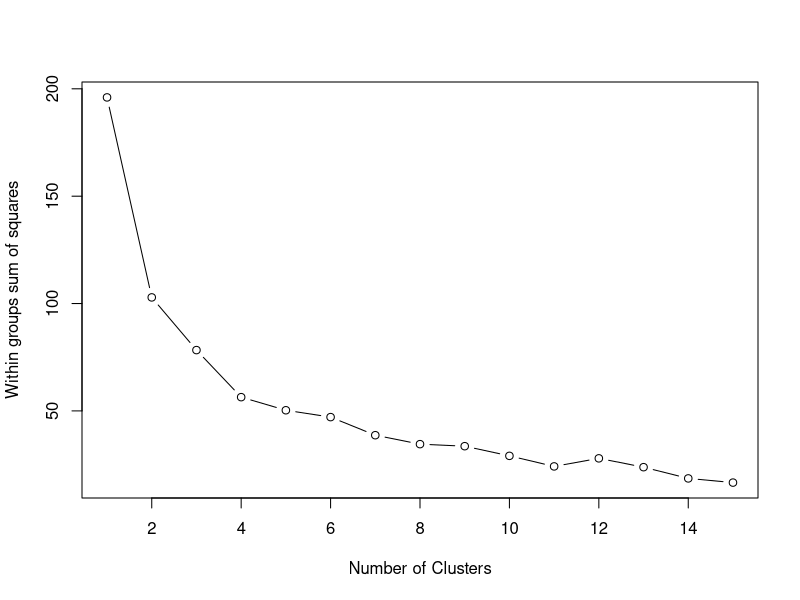
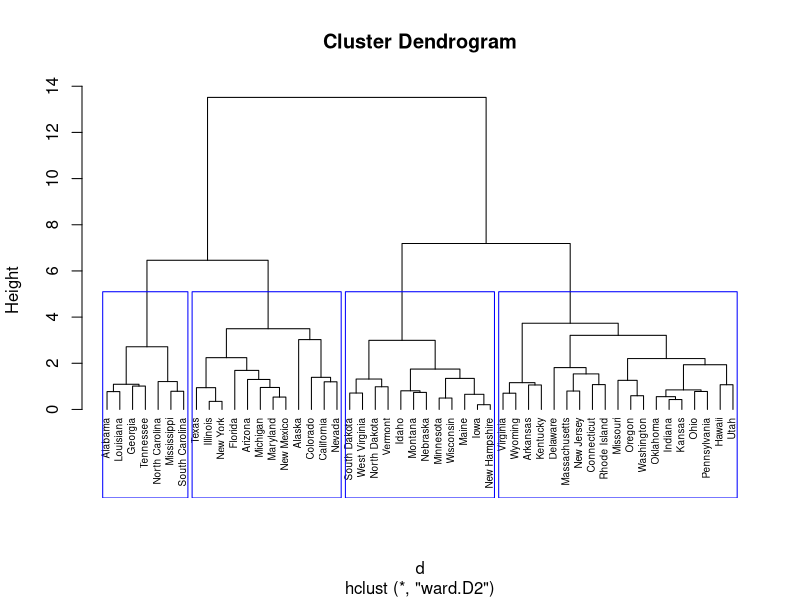
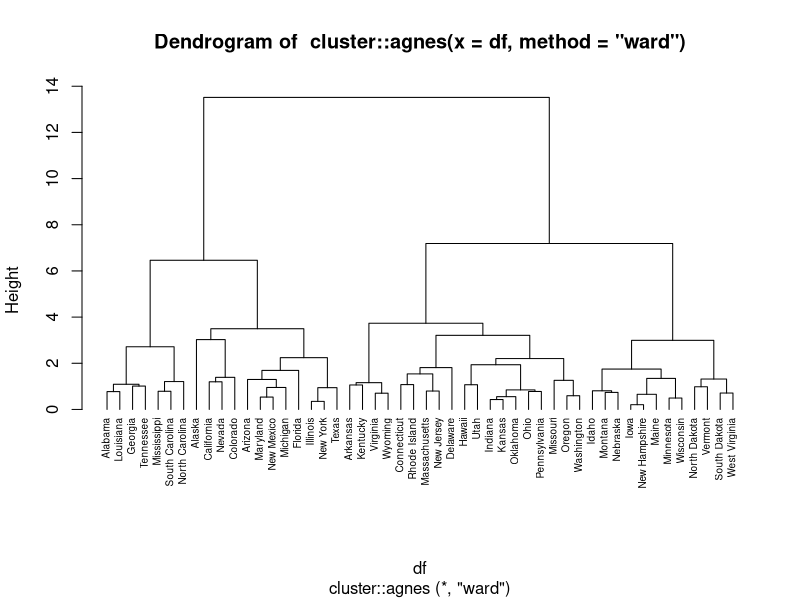

These figures' R source, in order:
## ---- chunk 1
library(tidyverse)
## ---- chunk 2
library(datasets)
df <- datasets::USArrests
head(df)
# check if 'NA' values present in data
any(is.na(df))
# remove 'NA' if necessary
df <- na.omit(df)
# normalize
df <- scale(df)
## ---- chunk 3
wss <- (nrow(df)-1)*sum(apply(df,2,var))
for (i in 2:15) wss[i] <- sum(kmeans(df, centers=i)$withinss)
plot(1:15, wss, type="b",
     xlab="Number of Clusters",
     ylab="Within groups sum of squares")
## ---- chunk 4
hc2 <- cluster::agnes(df, method='complete')
hc2$ac
## ---- chunk 5
m <- c( "average", "single", "complete", "ward")
names(m) <- c( "average", "single", "complete", "ward")
# function to compute coefficient
ac <- function(x) { cluster::agnes(df, method = x)$ac }

purrr::map_dbl(m, ac)
## ---- chunk 6
# calculate distances
d <- dist(df, method='euclidean')

# hierarchical cluster analysis
# 'ward.D2' method is equivalent of agnes 'ward'
hc1 <- hclust(d, method='ward.D2')

# Plot the obtained dendrogram
plot(hc1, hang = -1, cex = 0.6)

# show 4 clusers
rect.hclust(hc1, k=4, border="blue")
## ---- chunk 7
# group data by clusters
groups <- cutree(hc1, k=3)
names(groups[groups == 1])

# check for cluster metrics
names(hc1)
## ---- chunk 8
# using 'agnes' for hierarhical clustering
hc3 <- cluster::agnes(df, method='ward')
# plot slaster
cluster::pltree(hc3, hang = -1, cex = 0.6)
# split into groups
groups <- cutree(as.hclust(hc3), k = 4)
groups[groups==1]
